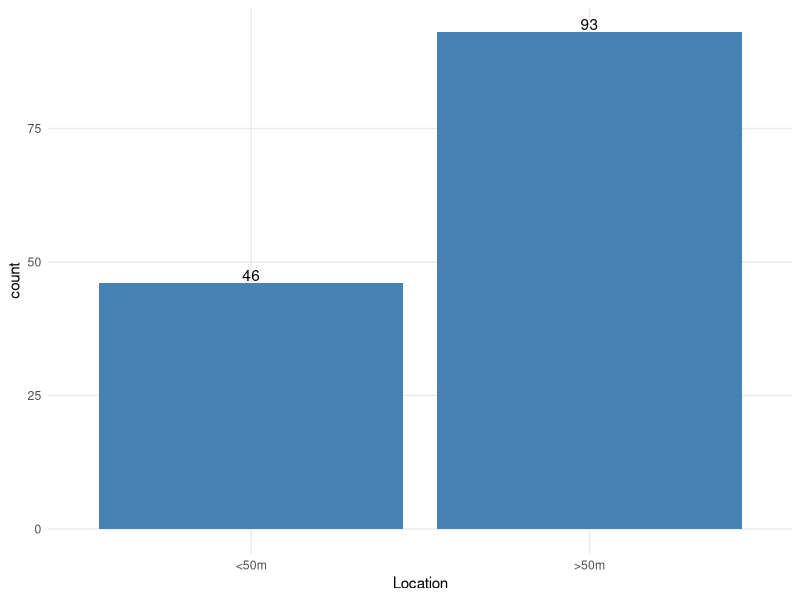
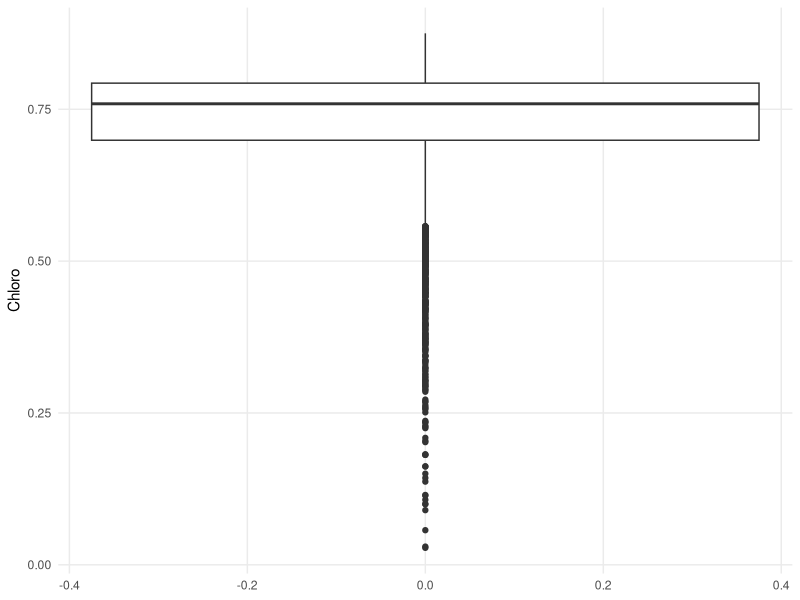
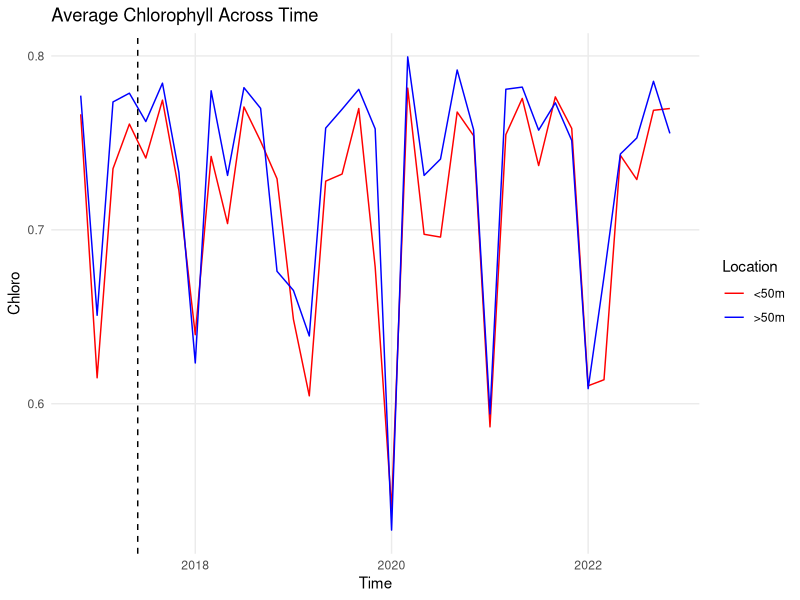

Generate these figures, in order, with R: (Note: a time limit stopped this script after it produced the figures.)
## ---- chunk 1
knitr::opts_chunk$set(
  echo = TRUE, 
  tidy = TRUE, 
  tidy.opts = list(width.cutoff = 60)
)
## ---- chunk 2
library(tidyr)
library(dplyr)
library(ggplot2)
library(tseries)
library(forecast)
library(reshape2)
## ---- chunk 3
theme_set(new = theme_minimal() + theme(panel.grid.minor = element_blank()))
## ---- chunk 4
raw.data <- read.csv(file = 'chlorophyll.csv')
# str(raw.data)
# summary(raw.data)
which(x = (raw.data == 48.9), arr.ind = TRUE)
## ---- chunk 5
flora <- raw.data
flora[ 78, 33 ] <- median(flora[ , 33 ])
flora[ 78, 33 ]
## ---- chunk 6
ggplot(data = flora, aes(x = Location)) +
  geom_bar(fill = 'steelblue') +
  geom_text(stat = 'count', aes(label = after_stat(count)), vjust = -0.2)
## ---- chunk 7
flora[ -1 ] %>% 
  # log() %>%
  # sqrt() %>%
  melt(id.vars = NULL, variable.name = 'Date', value.name = 'Chloro') %>%
  ggplot(aes(y = Chloro)) +
    geom_boxplot() 
## ---- chunk 8
flora.mean <- flora %>%
  group_by(Location) %>%
  summarise_all(mean) %>%
  pivot_longer(cols = -1, names_to = 'Time', values_to = 'Chloro') %>%
  mutate(Time = as.Date(x = paste('01', Time), format = '%d %b.%y'))

flora.mean %>%
  ggplot(aes(x = Time, y = Chloro, group = Location, color = Location)) +
    geom_line() +
    labs(title = 'Average Chlorophyll Across Time') +
    scale_color_manual(values = c('red', 'blue')) +
    geom_vline(xintercept = as.Date('2017-06-01'), linetype = 'dashed')
## ---- chunk 9
flora <- flora[ , c(1, 38 : 2) ]
## ---- chunk 10
results <- data.frame(
  location = character(),
  oob1 = logical(),
  oob2 = logical(),
  oob3 = logical(),
  oob4 = logical(),
  rmse1 = numeric(),
  rmse2 = numeric(),
  rmse3 = numeric(),
  rmse4 = numeric(),
  is.white = character()
)

for (i in 1 : nrow(flora)) {
  row <- flora[ i, ] %>%
    pivot_longer(cols = -1, names_to = 'Time', values_to = 'Chloro') %>%
    mutate(Time = as.Date(x = paste('01', Time), format = '%d %b.%y'))

  # Auto ARIMA
  row.arima <- ts(data = row[ 1 : 33, ]$Chloro, frequency = 6) %>%
    auto.arima(
      num.cores = NULL, 
      stationary = FALSE, 
      seasonal = TRUE, 
      stepwise = FALSE
    )
  res.check <- checkresiduals(object = row.arima, plot = FALSE)
  row.cast <- forecast(row.arima, h = 4)
  row.actual <- row[ 34 : 37, ]$Chloro
  row.pred <-  row.cast$mean[ 1 : 4 ]
  row.upper <- row.cast$upper[ 1 : 4, 1 ]
  row.lower <- row.cast$lower[ 1 : 4, 1 ]
  
  out.bounds <- row.pred > row.upper | row.pred < row.lower
  rmse <- abs(row.pred - row.actual)
  
  results[ i, ] <- c(
    location = flora[ i, 1 ],
    oob1 = out.bounds[ 1 ],
    oob2 = out.bounds[ 2 ],
    oob3 = out.bounds[ 3 ],
    oob4 = out.bounds[ 4 ],
    rmse1 = rmse[ 1 ],
    rmse2 = rmse[ 2 ],
    rmse3 = rmse[ 3 ],
    rmse4 = rmse[ 4 ],
    white_residuals = toString(res.check$p.value >= 0.05)
  )
}
## ---- chunk 11
results
## ---- chunk 12
results %>%
  subset(location == '>50m') %>%
  select(rmse1, rmse2, rmse3, rmse4) %>%
  sapply(as.numeric) %>%
  colMeans() 
## ---- chunk 13
results %>%
  subset(location == '<50m') %>%
  select(rmse1, rmse2, rmse3, rmse4) %>%
  sapply(as.numeric) %>%
  colMeans()
